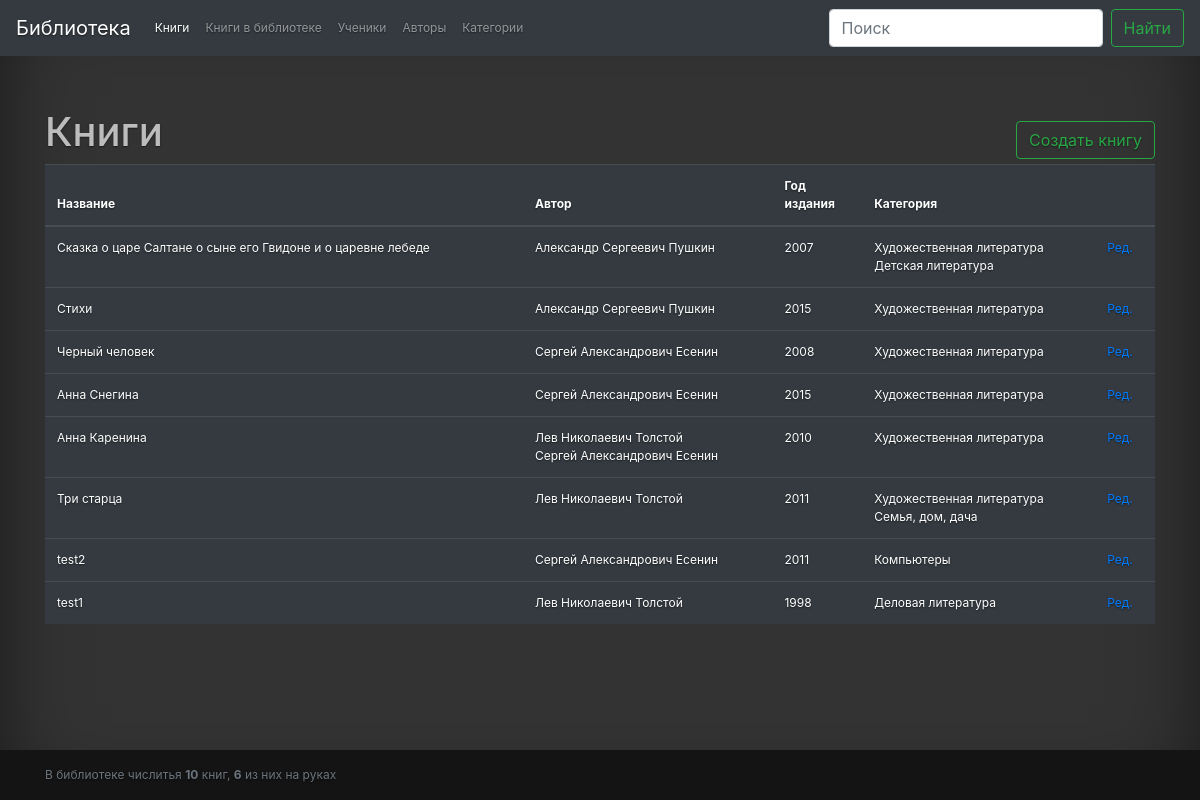
The page /books.php on the database its author committed.
### tables this page shows
CREATE TABLE `books_type` (
  `id` int(7) UNSIGNED NOT NULL,
  `name` varchar(100) NOT NULL,
  `authors` varchar(300) NOT NULL,
  `categorys` varchar(300) NOT NULL,
  `year` smallint(4) UNSIGNED NOT NULL
);

### Library/safemysql.class.php (called while the page is built, shortened)
<?php
class SafeMySQL
{
	protected $conn;
	protected $defaults = array(
		'host'      => 'localhost',
		'user'      => 'root',
		'pass'      => 'root',
		'db'        => 'darian',
		'port'      => NULL,
		'socket'    => NULL,
		'pconnect'  => FALSE,
		'charset'   => 'utf8',
		'errmode'   => 'exception',
		'exception' => 'Exception',
	);
	function __construct($opt = array())
	{
		$opt = array_merge($this->defaults,$opt);
		@$this->conn = mysqli_connect($opt['host'], $opt['user'], $opt['pass'], $opt['db'], $opt['port'], $opt['socket']);
		mysqli_set_charset($this->conn, $opt['charset']) or $this->error(mysqli_error($this->conn));
	}
	public function fetch($result,$mode=self::RESULT_ASSOC)
	{
		return mysqli_fetch_array($result, $mode);
	}
	public function getOne()
	{
		$query = $this->prepareQuery(func_get_args());
		if ($res = $this->rawQuery($query))
		{
			$row = $this->fetch($res);
			if (is_array($row)) {
				return reset($row);
			}
		}
		return FALSE;
	}
	public function getAll()
	{
		$ret   = array();
		$query = $this->prepareQuery(func_get_args());
		if ( $res = $this->rawQuery($query) )
		{
			while($row = $this->fetch($res))
			{
				$ret[] = $row;
			}
		}
		return $ret;
	}
	protected function rawQuery($query)
	{
		$start = microtime(TRUE);
		$res   = mysqli_query($this->conn, $query);
		$timer = microtime(TRUE) - $start;
		return $res;
	}
	protected function prepareQuery($args)
	{
		$query = '';
		$raw   = array_shift($args);
		$array = preg_split('~(\?[nsiuap])~u',$raw,null,PREG_SPLIT_DELIM_CAPTURE);
		$anum  = count($args);
		$pnum  = floor(count($array) / 2);
		foreach ($array as $i => $part)
		{
			if ( ($i % 2) == 0 )
			{
				$query .= $part;
				continue;
			}
			$value = array_shift($args);
			switch ($part)
			{
				case '?n':
					$part = $this->escapeIdent($value);
					break;
			}
			$query .= $part;
		}
		return $query;
	}
	protected function escapeIdent($value)
	{
		if ($value)
		{
			return "`".str_replace("`","``",$value)."`";
		} else {
			$this->error("Empty value for identifier (?n) placeholder");
		}
	}
}

### Library/Library.php (called while the page is built, shortened)
<?php
require_once $_SERVER['DOCUMENT_ROOT'] . '/Library/safemysql.class.php';
class Library extends SafeMySQL
{
    private $table_books = 'books';
    private $table_books_type = 'books_type';
    private $table_authors = 'authors';
    private $table_categorys = 'categorys';
    function __construct()
    {
        $this->bookAll = $this->getOne('SELECT COUNT(*) FROM ?n', $this->table_books);
        $this->bookOnHand = $this->getOne('SELECT COUNT(*) FROM ?n WHERE on_hand!=0', $this->table_books);
        $this->authors = $this->getAll('SELECT * FROM ?n',$this->table_authors);
        $this->categorys = $this->getAll('SELECT * FROM ?n',$this->table_categorys);
    }
    function getAllTypesBook(){
        $books = $this->getAll('SELECT * FROM ?n', $this->table_books_type);
        foreach ($books as $index => $book){
            $books[$index]['authors'] = explode(";;", $book['authors']);
            $books[$index]['categorys'] = explode(";;", $book['categorys']);
        }
        return $books;
    }
}

### books.php (the view, shortened to what this page needs)
<?php
require_once $_SERVER['DOCUMENT_ROOT'] . '/Library/Library.php';
$library = new Library();
?>
<!doctype html>
<html lang="ru" class="h-100">
<head>
    <link rel="stylesheet" href="https://stackpath.bootstrapcdn.com/bootstrap/4.3.1/css/bootstrap.min.css">
    <link rel="stylesheet" href="/css/style.css">
</head>
<body class="d-flex flex-column">
<header>
    <nav class="navbar navbar-expand-md navbar-dark fixed-top bg-dark">
        <a class="navbar-brand" href="/">Библиотека</a>
        <div class="collapse navbar-collapse" id="navbarCollapse">
            <ul class="navbar-nav mr-auto">
                <? require_once ($_SERVER['DOCUMENT_ROOT'].'/snippets/_navbar.php'); ?>
            </ul>
            <form class="form-inline mt-2 mt-md-0">
                <input class="form-control mr-sm-2" type="text" name="search" placeholder="Поиск" aria-label="Search">
                <button class="btn btn-outline-success my-2 my-sm-0" type="submit">Найти</button>
            </form>
        </div>
    </nav>
</header>
<main role="main" class="flex-shrink-0">
    <div class="container">
        <div class="d-flex align-items-baseline justify-content-between flex-wrap">
            <h1 class="mt-5">Книги</h1>
            <a href="?addType" class="btn btn-outline-success my-2 my-sm-0">Создать книгу</a>
        </div>
        <?
            if ($_SERVER['REQUEST_METHOD'] == 'GET')
            {
                if (isset($_GET['search']))
                    $books = $library->getSearchTypeBook($_GET['search']);
                elseif (isset($_GET['editType']))
                    $book = $library->getOneTypeBook($_GET['editType']);
                elseif (isset($_GET['addType']))
                    $createType = true;
                else
                    $books = $library->getAllTypesBook();
            }else{
                $book = $library->getOneTypeBook($_POST['id']);
                $bookMessage = "Книга {$_POST['name']} добавлена(изменена)";
            }
        ?>
        <?if (isset($books)):?>
        <table class="table table-dark">
            <thead>
                <tr>
                    <th>Название</th>
                    <th>Автор</th>
                    <th>Год<br>издания</th>
                    <th>Категория</th>
                    <th></th>
                </tr>
            </thead>
            <tbody class="table-striped">
            <?php
                foreach ($books as $book){?>
                    <tr>
                        <td><?=$book['name']?></td>
                        <td>
                            <? foreach ($book['authors'] as $category){?>
                                <?=$category?><br>
                            <?}?>
                        </td>
                        <td><?=$book['year']?></td>
                        <td>
                            <? foreach ($book['categorys'] as $category){?>
                                <?=$category?><br>
                            <?}?>
                        </td>
                        <td><a href="?editType=<?=$book['id']?>">Ред.</a></td>
                    </tr>
                <?}
            ?>
            </tbody>
        </table>
        <?elseif (isset($bookMessage)):?>
        <h4><?=$bookMessage?></h4>
            <a href="books.php" class="btn btn-outline-success my-2 my-sm-0">Вернуться к списку</a>
        <?else:?>
            <h3>Книг не найдено</h3>
        <?endif;?>
    </div>
</main>
<? require_once ($_SERVER['DOCUMENT_ROOT'].'/snippets/_footer.php'); ?>
</body>
</html>

### css/style.css (style rules this page uses)
body { min-height: 100%; color: #bcbcbc; font-size: 12px; text-shadow: 0 0.05rem 0.1rem rgba(0, 0, 0, .5); box-shadow: inset 0 0 5rem rgba(0, 0, 0, .5); background-color: #333; }
main > .container { padding: 60px 15px 0; }

### rows shown on the page
books_type: name "Сказка о царе Салтане о сыне его Гвидоне и о царевне лебеде", category "Александр Сергеевич Пушкин", year "2007", category "Художественная литература", category "Детская литература"
books_type: name "Стихи", category "Александр Сергеевич Пушкин", year "2015", category "Художественная литература"
books_type: name "Черный человек", category "Сергей Александрович Есенин", year "2008", category "Художественная литература"
books_type: name "Анна Снегина", category "Сергей Александрович Есенин", year "2015", category "Художественная литература"
books_type: name "Анна Каренина", category "Лев Николаевич Толстой", category "Сергей Александрович Есенин", year "2010", category "Художественная литература"
books_type: name "Три старца", category "Лев Николаевич Толстой", year "2011", category "Художественная литература", category "Семья, дом, дача"
books_type: name "test2", category "Сергей Александрович Есенин", year "2011", category "Компьютеры"
books_type: name "test1", category "Лев Николаевич Толстой", year "1998", category "Деловая литература"

### other values the page prints
$item[1] "Книги"
$item[1] "Книги в библиотеке"
$item[1] "Ученики"
$item[1] "Авторы"
$item[1] "Категории"
$library->bookAll "10"
$library->bookOnHand "6"
